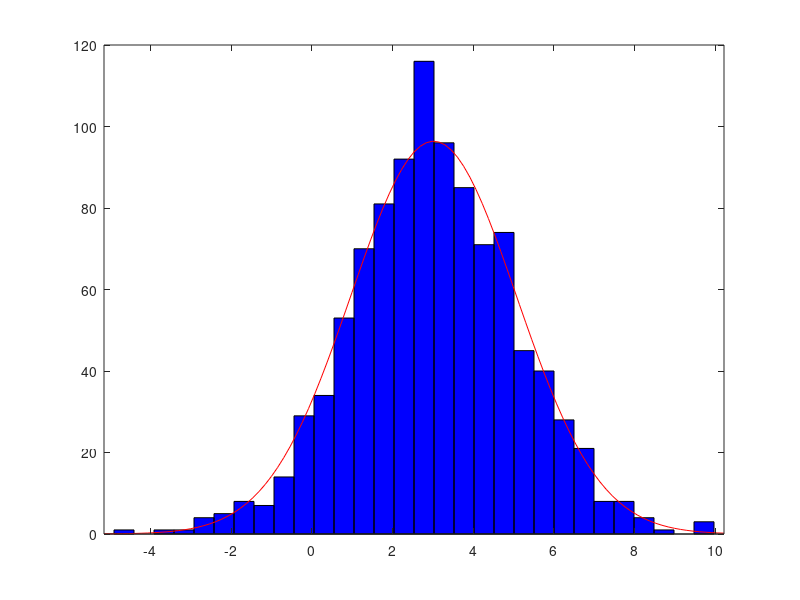

Source code (MATLAB):
% Parameters
mu = 3;
sigma = 2;
n = 1000;

end_point = 5*sigma;
start_point = -end_point;
x = start_point:0.01:end_point;
x_hat = zeros(1,n);
% Approximate CDF values with user defined function
F = zeros(1,length(x));
for i = 1:length(x)
    F(i) = integral(@(b) normpdf(b,mu, sigma) , -inf, x(i));
end
% Alternative Approach using Uniform Distribution
for i = 1:n
    u = rand;
    index = min(find(F >= u, 1 ));
    x_hat(i) = x(index);
end
% Checking fit, with bin size = 30
histfit(x_hat, 30, 'normal')
